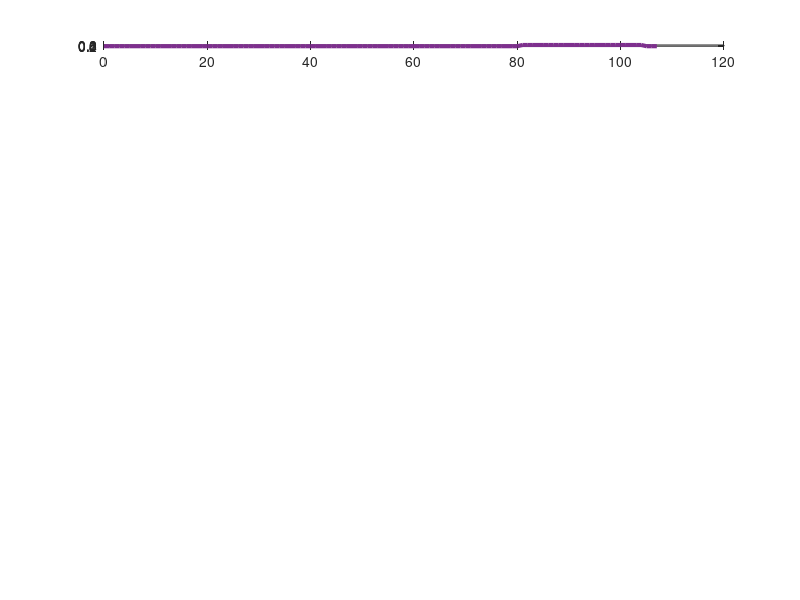

Write MATLAB code to recreate this figure. (Note: this script raises an error after producing the figure.)

%PWM_Signals_SC_Fib Gives the gate values for the SC Fib Converter
%controller
%   Detailed explanation goes here

% The indexes for the rise time do not need to subtract 1 because the
% rise is actually starts during the d ON time so it cancels with the
% -1 for index starting at zero

% The fall time indexes need to subtract 1 because they occur duing
% the d ON period and must account for indexing starting at zero

%% Variable Declaration
fpga_fs = 133e6;
recomended_fs = 1e6;
max_mod_value = 2*floor(fpga_fs/recomended_fs/2);
max_mod_value = 108;
ideal_input_Voltage_index = 3;
d = 0.5;
dt1 = 0.01;
dt2 = 0.01;

dt1_length = ceil(dt1*max_mod_value);
dt2_length = ceil(dt2*max_mod_value);
mod_for_d = max_mod_value - (dt1_length*2 + dt1_length*2);
d_length = floor(d*mod_for_d/2);
d_prime_length = (mod_for_d-2*d_length)/2;

switch ideal_input_Voltage_index
    
    case 1 % Ideal input voltage between 0-4 V
        
        g1.rise = 999;
        g1.fall = 0;
        
        g2.rise = 999;
        g2.fall = 0;
        
        g3.rise = 0;
        g3.fall = 999;
        
        g4.rise = 999;
        g4.fall = 0;
        
        g5.rise = 999;
        g5.fall = 0;
        
        g6.rise = 0;
        g6.fall = 999;
        
        g7.rise = d_length + dt1_length + d_prime_length + dt2_length + d_length + dt1_length;
        g7.fall = (-1) + d_length + dt1_length + d_prime_length + dt2_length + d_length + dt1_length + d_prime_length ;
        
        g8.rise = 0;
        g8.fall = (-1) + d_length + dt1_length + d_prime_length + dt2_length + d_length;
        
        g9.rise = d_length + dt1_length + d_prime_length + dt2_length;
        g9.fall = (-1) + d_length;
        
        g10.rise = d_length + dt1_length;
        g10.fall = (-1) + d_length + dt1_length + d_prime_length;
        
        g11.rise = 999;
        g11.fall = 0;
        
        g12.rise = 999;
        g12.fall = 0;
        
        g13.rise = 0;
        g13.fall = 999;
        
        g14.rise = 999;
        g14.fall = 0;
        
        g15.rise = 999;
        g15.fall = 0;
        
        g16.rise = 0;
        g16.fall = 999;
        

    case 2 % Ideal input voltage between 4-8 V
        
        g1.rise = 999;
        g1.fall = 0;
        
        g2.rise = 999;
        g2.fall = 0;
        
        g3.rise = 0;
        g3.fall = 999;
        
        g4.rise = 999;
        g4.fall = 0;
        
        g5.rise = 999;
        g5.fall = 0;
        
        g6.rise = 0;
        g6.fall = 999;
        
        g7.rise = d_length + dt1_length ;
        g7.fall = (-1) + d_length + dt1_length + d_prime_length + dt2_length + d_length + dt1_length + d_prime_length ;
        
        g8.rise = 0;
        g8.fall = (-1) + d_length;
        
        g9.rise = d_length + dt1_length + d_prime_length + dt2_length;
        g9.fall = (-1) + d_length + dt1_length + d_prime_length + dt2_length + d_length;
        
        g10.rise = d_length + dt1_length + d_prime_length + dt2_length + d_length + dt1_length;
        g10.fall = (-1) + d_length + dt1_length + d_prime_length;
        
        g11.rise = 999;
        g11.fall = 0;
        
        g12.rise = 999;
        g12.fall = 0;
        
        g13.rise = 0;
        g13.fall = 999;
        
        g14.rise = 999;
        g14.fall = 0;
        
        g15.rise = 999;
        g15.fall = 0;
        
        g16.rise = 0;
        g16.fall = 999;

          
    case 3 % Ideal input voltage between 8-12 V
       
        
        g1.rise = d_length + dt1_length + d_prime_length + dt2_length + d_length + dt1_length;
        g1.fall = (-1) + d_length + dt1_length + d_prime_length + dt2_length + d_length + dt1_length + d_prime_length ;
        
        g2.rise = 0;
        g2.fall = (-1) + d_length + dt1_length + d_prime_length + dt2_length + d_length;
        
        g3.rise = 0;
        g3.fall = (-1) + d_length + dt1_length + d_prime_length + dt2_length + d_length;
        
        g4.rise = d_length + dt1_length + d_prime_length + dt2_length;
        g4.fall = (-1) + d_length;
        
        g5.rise = d_length + dt1_length ;
        g5.fall = (-1) + d_length + dt1_length + d_prime_length;
        
        g6.rise = d_length + dt1_length + d_prime_length + dt2_length;
        g6.fall = (-1) + d_length;
        
        g7.rise = 0;
        g7.fall = 999;
        
        g8.rise = 999;
        g8.fall = 0;
        
        g9.rise = 999;
        g9.fall = 0;
        
        g10.rise = 0;
        g10.fall = 999;
        
        g11.rise = 999;
        g11.fall = 0;
        
        g12.rise = 999;
        g12.fall = 0;
        
        g13.rise = 0;
        g13.fall = 999;
        
        g14.rise = 999;
        g14.fall = 0;
        
        g15.rise = 999;
        g15.fall = 0;
        
        g16.rise = 0;
        g16.fall = 999;
        
        
    case 4 % Ideal input voltage between 12-16 V
        
        g1.rise = d_length + dt1_length + d_prime_length + dt2_length;
        g1.fall = (-1) + d_length + dt1_length + d_prime_length + dt2_length + d_length;
        
        g2.rise = d_length + dt1_length + d_prime_length + dt2_length + d_length + dt1_length;
        g2.fall = (-1) + d_length + dt1_length + d_prime_length;
        
        g3.rise = d_length + dt1_length + d_prime_length + dt2_length + d_length + dt1_length;
        g3.fall = (-1) + d_length + dt1_length + d_prime_length;
        
        g4.rise = d_length + dt1_length;
        g4.fall = (-1) + d_length + dt1_length + d_prime_length + dt2_length + d_length + dt1_length + d_prime_length;
        
        g5.rise = 0;
        g5.fall = (-1) + d_length;
        
        g6.rise = d_length + dt1_length;
        g6.fall = (-1) + d_length + dt1_length + d_prime_length + dt2_length + d_length + dt1_length + d_prime_length;
        
        g7.rise = 0;
        g7.fall = 999;
        
        g8.rise = 999;
        g8.fall = 0;
        
        g9.rise = 999;
        g9.fall = 0;
        
        g10.rise = 0;
        g10.fall = 999;
        
        g11.rise = d_length + dt1_length + d_prime_length + dt2_length + d_length + dt1_length;
        g11.fall = (-1) + d_length + dt1_length + d_prime_length + dt2_length + d_length + dt1_length + d_prime_length;
        
        g12.rise = 0;
        g12.fall = (-1) + d_length + dt1_length + d_prime_length;
        
        g13.rise = 0;
        g13.fall = (-1) + d_length + dt1_length + d_prime_length + dt2_length + d_length;
        
        g14.rise = d_length + dt1_length + d_prime_length + dt2_length;
        g14.fall = (-1) + d_length + dt1_length + d_prime_length + dt2_length + d_length + dt1_length + d_prime_length;
        
        g15.rise = d_length + dt1_length;
        g15.fall = (-1) + d_length + dt1_length + d_prime_length;
        
        g16.rise = d_length + dt1_length + d_prime_length + dt2_length;
        g16.fall = (-1) + d_length;
        
        
    case 5 % Ideal input voltage between 16-20 V
        
        
        g1.rise = d_length + dt1_length + d_prime_length + dt2_length + d_length + dt1_length;
        g1.fall = (-1) + d_length + dt1_length + d_prime_length + dt2_length + d_length + dt1_length + d_prime_length ;
        
        g2.rise = 0;
        g2.fall = (-1) + d_length + dt1_length + d_prime_length + dt2_length + d_length;
        
        g3.rise = 0;
        g3.fall = (-1) + d_length + dt1_length + d_prime_length + dt2_length + d_length;
        
        g4.rise = d_length + dt1_length + d_prime_length + dt2_length;
        g4.fall = (-1) + d_length;
        
        g5.rise = d_length + dt1_length ;
        g5.fall = (-1) + d_length + dt1_length + d_prime_length;
        
        g6.rise = d_length + dt1_length + d_prime_length + dt2_length;
        g6.fall = (-1) + d_length;
        
        g7.rise = 0;
        g7.fall = 999;
        
        g8.rise = 999;
        g8.fall = 0;
        
        g9.rise = 999;
        g9.fall = 0;
        
        g10.rise = 0;
        g10.fall = 999;
        
        g11.rise = d_length + dt1_length + d_prime_length + dt2_length;
        g11.fall = (-1) + d_length + dt1_length + d_prime_length + dt2_length + d_length + dt1_length + d_prime_length;
        
        g12.rise = 0;
        g12.fall = (-1) + d_length + dt1_length + d_prime_length;
        
        g13.rise = 0;
        g13.fall = (-1) + d_length + dt1_length + d_prime_length;
        
        g14.rise = d_length + dt1_length + d_prime_length + dt2_length;
        g14.fall = (-1) + d_length + dt1_length + d_prime_length + dt2_length + d_length + dt1_length + d_prime_length;
        
        g15.rise = 0;
        g15.fall = (-1) + d_length + dt1_length + d_prime_length;
        
        g16.rise = d_length + dt1_length + d_prime_length + dt2_length;
        g16.fall = (-1) + d_length + dt1_length + d_prime_length + dt2_length + d_length + dt1_length + d_prime_length;
        
        
    case 6 % Ideal input voltage between 20-24 V
        
        g1.rise = d_length + dt1_length + d_prime_length + dt2_length;
        g1.fall = (-1) + d_length + dt1_length + d_prime_length + dt2_length + d_length;
        
        g2.rise = d_length + dt1_length + d_prime_length + dt2_length + d_length + dt1_length;
        g2.fall = (-1) + d_length + dt1_length + d_prime_length;
        
        g3.rise = d_length + dt1_length + d_prime_length + dt2_length + d_length + dt1_length;
        g3.fall = (-1) + d_length + dt1_length + d_prime_length;
        
        g4.rise = d_length + dt1_length;
        g4.fall = (-1) + d_length + dt1_length + d_prime_length + dt2_length + d_length + dt1_length + d_prime_length;
        
        g5.rise = 0;
        g5.fall = (-1) + d_length;
        
        g6.rise = d_length + dt1_length;
        g6.fall = (-1) + d_length + dt1_length + d_prime_length + dt2_length + d_length + dt1_length + d_prime_length;
        
        g7.rise = 0;
        g7.fall = 999;
        
        g8.rise = 999;
        g8.fall = 0;
        
        g9.rise = 999;
        g9.fall = 0;
        
        g10.rise = 0;
        g10.fall = 999;
        
        g11.rise = d_length + dt1_length ;
        g11.fall = (-1) + d_length + dt1_length + d_prime_length + dt2_length + d_length + dt1_length + d_prime_length;
        
        g12.rise = 0;
        g12.fall = (-1) + d_length;
        
        g13.rise = 0;
        g13.fall = (-1) + d_length;
        
        g14.rise = d_length + dt1_length + d_prime_length + dt2_length;
        g14.fall = (-1) + d_length + dt1_length + d_prime_length + dt2_length + d_length;
        
        g15.rise = d_length + dt1_length + d_prime_length + dt2_length + d_length + dt1_length ;
        g15.fall = (-1) + d_length + dt1_length + d_prime_length;
        
        g16.rise = d_length + dt1_length + d_prime_length + dt2_length;
        g16.fall = (-1) + d_length + dt1_length + d_prime_length + dt2_length + d_length;
        

end



fprintf('----------\n')
fprintf('Gate 1 fall: %d\n',g1.fall)
fprintf('Gate 1 rise: %d\n',g1.rise)
fprintf('----------\n')
fprintf('Gate 2 fall: %d\n',g2.fall)
fprintf('Gate 2 rise: %d\n',g2.rise)
fprintf('----------\n')
fprintf('Gate 3 fall: %d\n',g3.fall)
fprintf('Gate 3 rise: %d\n',g3.rise)
fprintf('----------\n')
fprintf('Gate 4 fall: %d\n',g4.fall)
fprintf('Gate 4 rise: %d\n',g4.rise)
fprintf('----------\n')
fprintf('Gate 5 fall: %d\n',g5.fall)
fprintf('Gate 5 rise: %d\n',g5.rise)
fprintf('----------\n')
fprintf('Gate 6 fall: %d\n',g6.fall)
fprintf('Gate 6 rise: %d\n',g6.rise)
fprintf('----------\n')
fprintf('Gate 7 fall: %d\n',g7.fall)
fprintf('Gate 7 rise: %d\n',g7.rise)
fprintf('----------\n')
fprintf('Gate 8 fall: %d\n',g8.fall)
fprintf('Gate 8 rise: %d\n',g8.rise)
fprintf('----------\n')
fprintf('Gate 9 fall: %d\n',g9.fall)
fprintf('Gate 9 rise: %d\n',g9.rise)
fprintf('----------\n')
fprintf('Gate 10 fall: %d\n',g10.fall)
fprintf('Gate 10 rise: %d\n',g10.rise)
fprintf('----------\n')
fprintf('Gate 11 fall: %d\n',g11.fall)
fprintf('Gate 11 rise: %d\n',g11.rise)
fprintf('----------\n')
fprintf('Gate 12 fall: %d\n',g12.fall)
fprintf('Gate 12 rise: %d\n',g12.rise)
fprintf('----------\n')
fprintf('Gate 13 fall: %d\n',g13.fall)
fprintf('Gate 13 rise: %d\n',g13.rise)
fprintf('----------\n')
fprintf('Gate 14 fall: %d\n',g14.fall)
fprintf('Gate 14 rise: %d\n',g14.rise)
fprintf('----------\n')
fprintf('Gate 15 fall: %d\n',g15.fall)
fprintf('Gate 15 rise: %d\n',g15.rise)
fprintf('----------\n')
fprintf('Gate 16 fall: %d\n',g16.fall)
fprintf('Gate 16 rise: %d\n',g16.rise)
fprintf('----------\n')


Numerical_Stack = [
  g1.rise g1.fall
  g2.rise g2.fall
  g3.rise g3.fall
  g4.rise g4.fall
  g5.rise g5.fall
  g6.rise g6.fall
  g7.rise g7.fall
  g8.rise g8.fall
  g9.rise g9.fall
  g10.rise g10.fall
  g11.rise g11.fall
  g12.rise g12.fall
  g13.rise g13.fall
  g14.rise g14.fall
  g15.rise g15.fall
  g16.rise g16.fall];

Numerical_Stack = Numerical_Stack +1; % MATLAB base 1 instead of zero

Waveform = zeros(16,max_mod_value*2);

for i = 1:max_mod_value*2
    
    if i > max_mod_value
        clock = i - max_mod_value;
    else
        clock = i;
    end
    
    for j = 1:16
        
        if Numerical_Stack(j,1) == clock
            Waveform(j,i) = 1;
        end
        
        if  Numerical_Stack(j,2) == clock
            Waveform(j,i) = 0;
        end

        if Numerical_Stack(j,1) ~= clock && Numerical_Stack(j,2) ~= clock && i~=1
             Waveform(j,i) = Waveform(j,i-1);
        end
    end
end

for j = 1:16
figure(129)
    ax = subplot(16,1,j);
    plot([0:max_mod_value-1],Waveform(j,max_mod_value+1:end),'Color','#7E2F8E','LineWidth',3)
    ax.YLim = [-0.1,1.1];
    ax.XLim = [0,max_mod_value-1];
    if(j<16)
        set(gca, 'Xticklabel', []);
    else
        xlabel('Count')
    end
end
